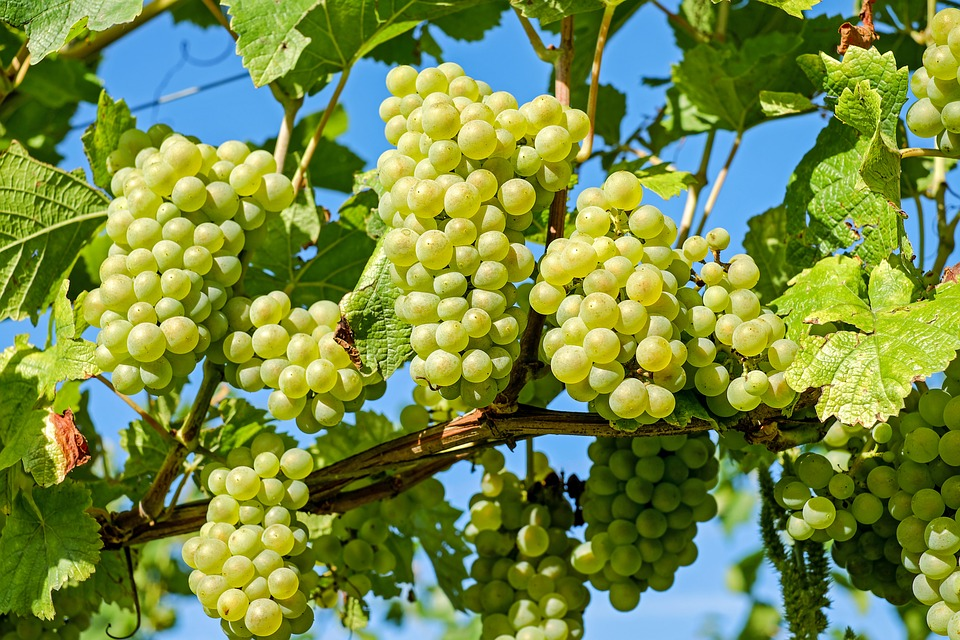
#> input picture OpenCV/src/grapes.jpg, 960 x 640 px
$ python lesson14.py
#> lines starting #> are read from the running program, lines starting #| are printed output that depends on the picture
import cv2
import numpy as np

img = cv2.imread('src/grapes.jpg')
#> img is the input picture: shape (640, 960, 3); mean B, G, R 69.5, 139.6, 117.9
h, w = img.shape[:2]
#> h = 640; w = 960
print(h, w)
#| 640 960

dx, dy = 30, 30
afn_mat = np.float32([[1, 0, dx], [0, 1, dy]])
img_afn = cv2.warpAffine(img, afn_mat, (w, h))
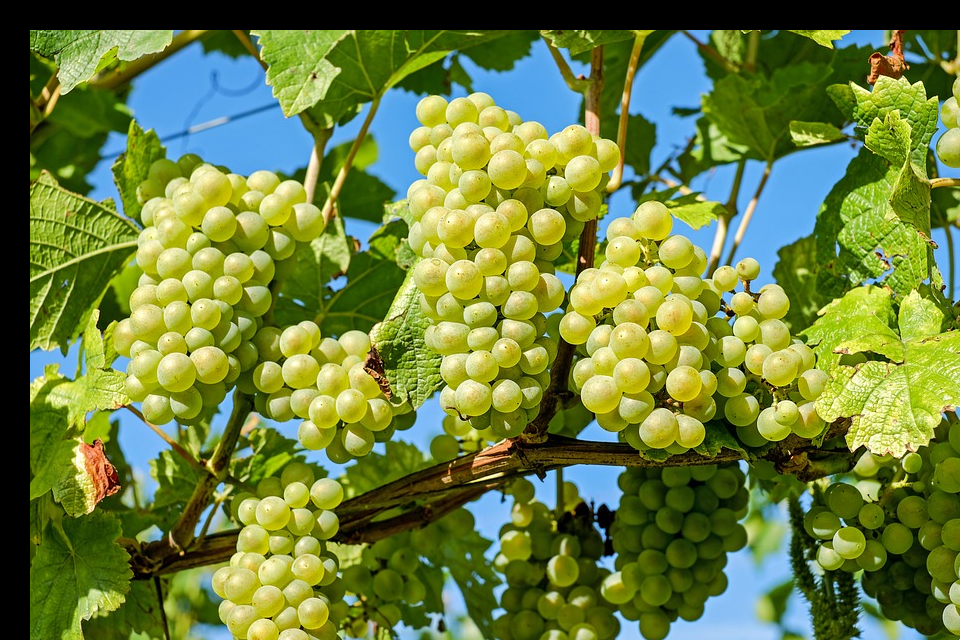
#> img_afn: shape (640, 960, 3); mean B, G, R 62, 128, 108.3

cv2.imshow('trans', img_afn)


rot_mat = cv2.getRotationMatrix2D((w/2, h/2), 40, 1)
img_afn2 = cv2.warpAffine(img, rot_mat, (w, h))
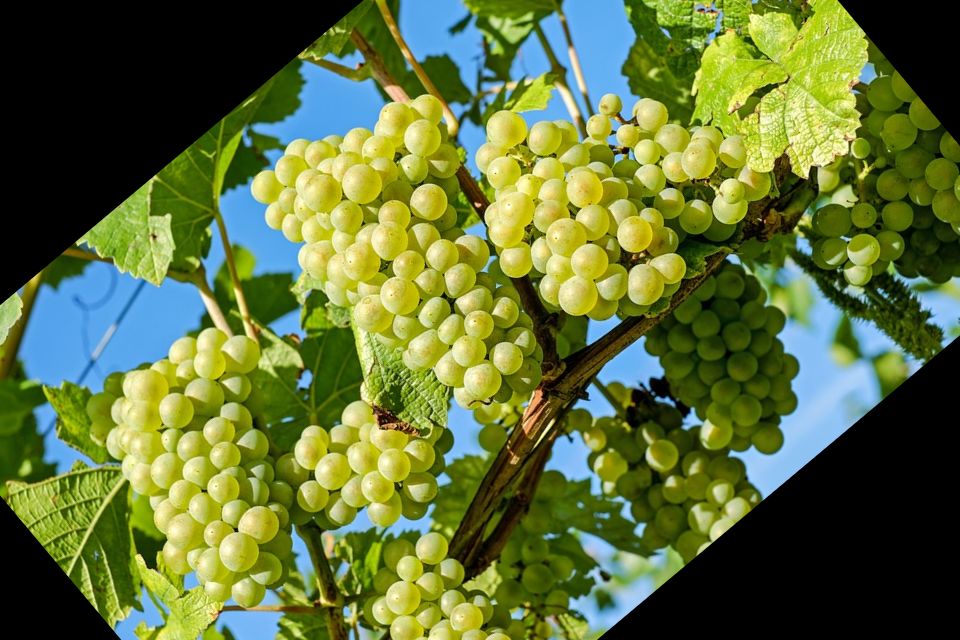
#> img_afn2: shape (640, 960, 3); mean B, G, R 57.5, 112.5, 95.6
cv2.imshow('rotation', img_afn2)
cv2.waitKey(0)
cv2.destroyAllWindows()

$ run again, with OpenCV/src/Berry.jpg copied over OpenCV/src/grapes.jpg
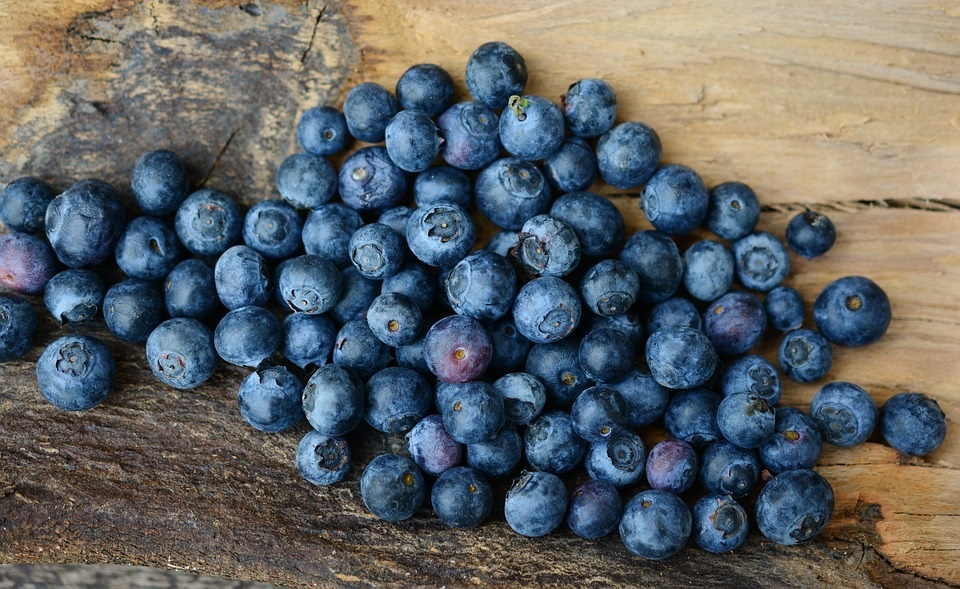
#> input picture OpenCV/src/Berry.jpg, 960 x 589 px
#> img is the input picture: shape (589, 960, 3); mean B, G, R 101.8, 99.7, 95.1
#| 589 960
#> `img_afn = cv2.warpAffine(img, afn_mat, (w, h))`:
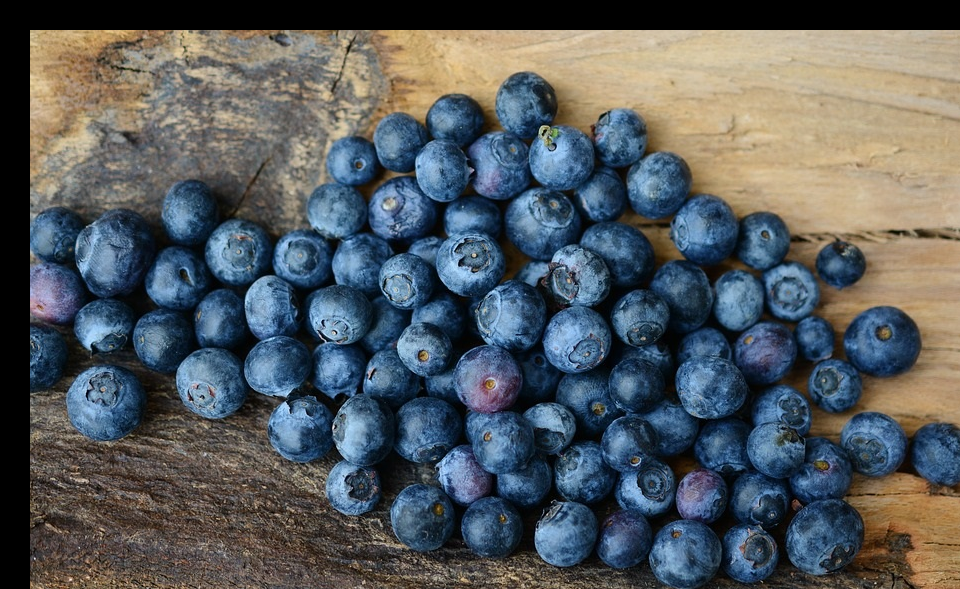
#> img_afn: shape (589, 960, 3); mean B, G, R 94.4, 90.9, 85
#> `img_afn2 = cv2.warpAffine(img, rot_mat, (w, h))`:
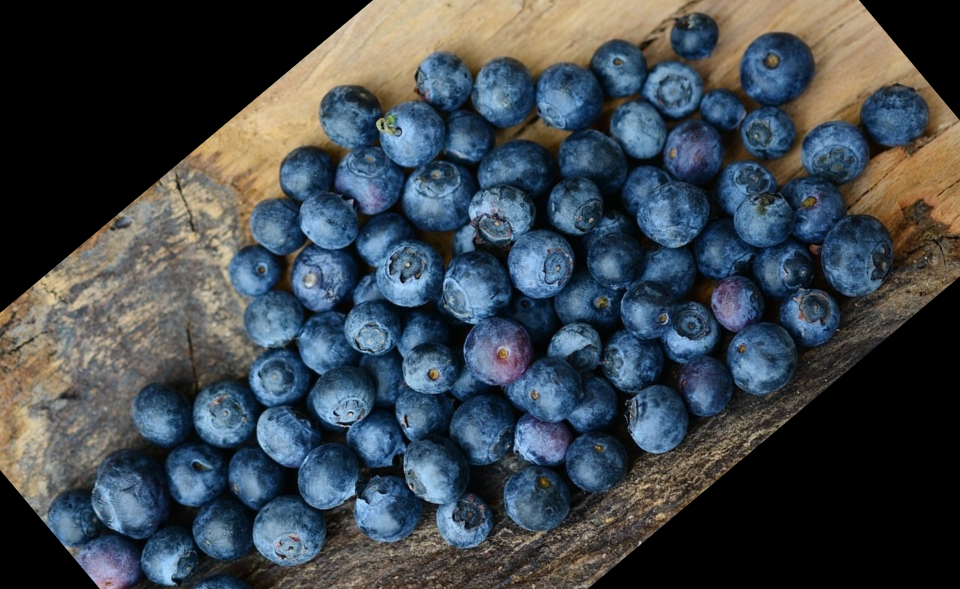
#> img_afn2: shape (589, 960, 3); mean B, G, R 77.2, 70.6, 62.6

$ run again, with OpenCV/src/Bus.jpg copied over OpenCV/src/grapes.jpg
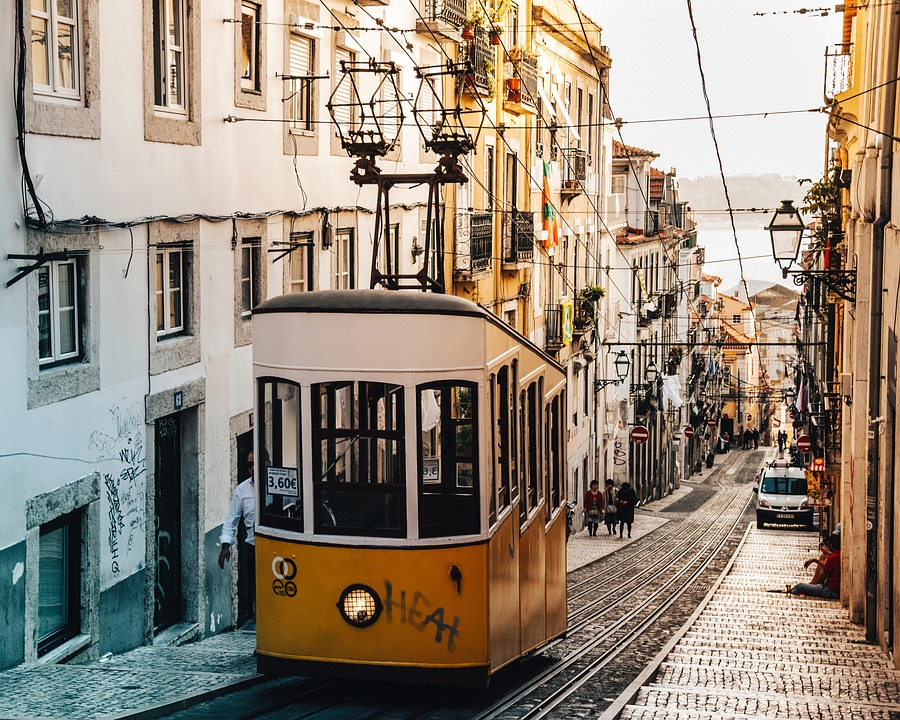
#> input picture OpenCV/src/Bus.jpg, 900 x 720 px
#> img is the input picture: shape (720, 900, 3); mean B, G, R 121.7, 136.7, 149.7
#| 720 900
#> `img_afn = cv2.warpAffine(img, afn_mat, (w, h))`:
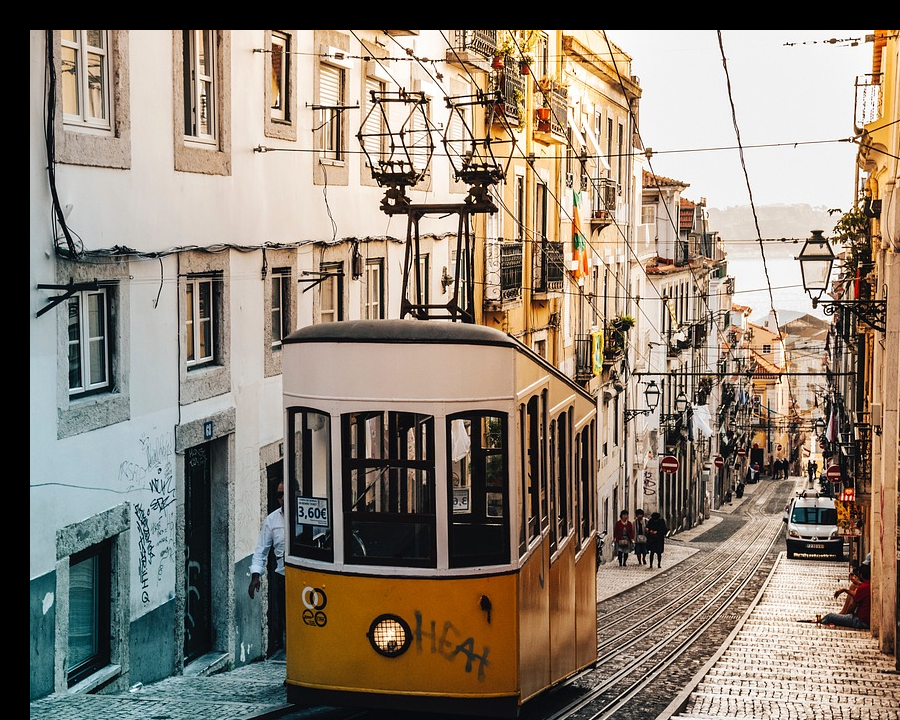
#> img_afn: shape (720, 900, 3); mean B, G, R 115.1, 129.2, 141.4
#> `img_afn2 = cv2.warpAffine(img, rot_mat, (w, h))`:
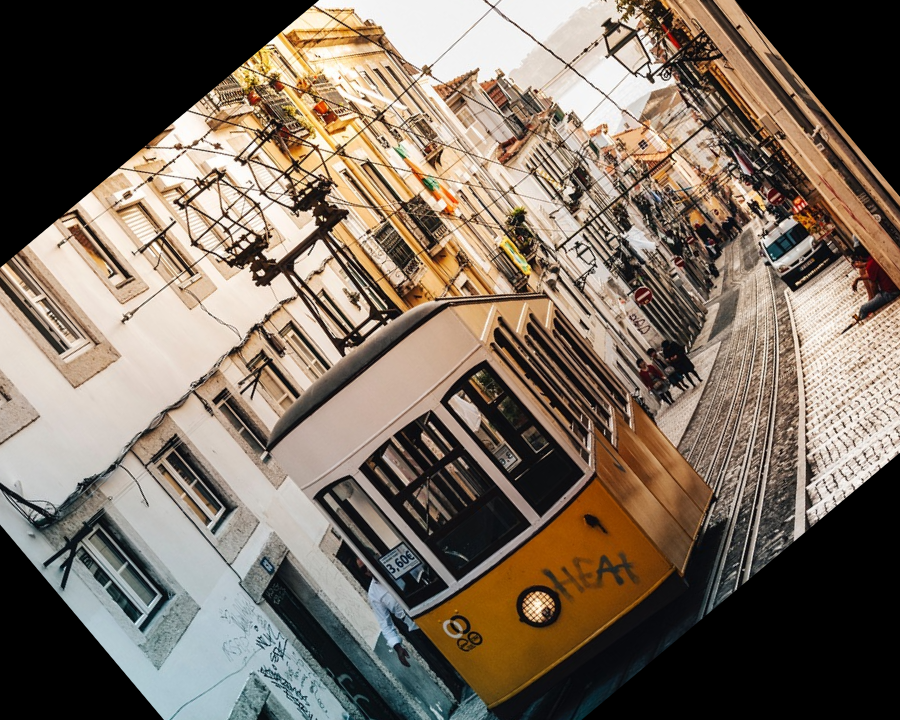
#> img_afn2: shape (720, 900, 3); mean B, G, R 96.2, 109.5, 122.7
